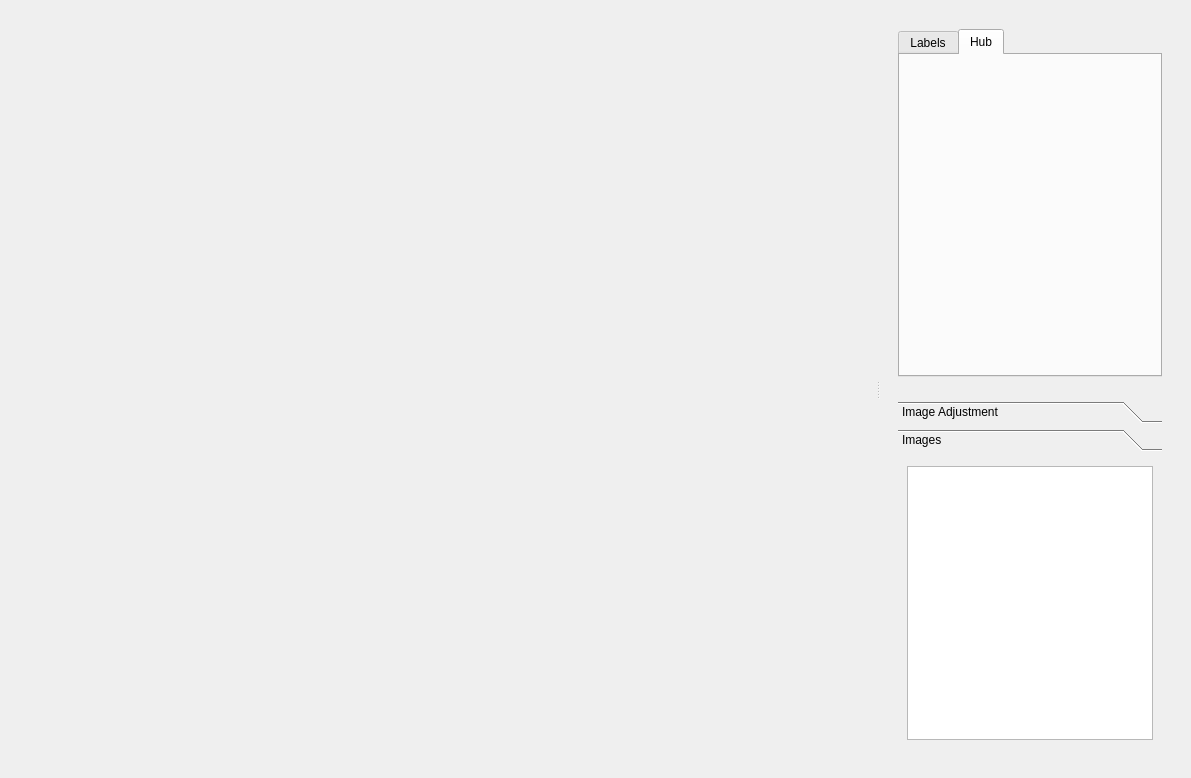
<?xml version="1.0" encoding="UTF-8"?>
<ui version="4.0">
    <class>Image_Viewer_Widget</class>
    <widget class="QWidget" name="Image_Viewer_Widget">
        <property name="geometry">
            <rect>
                <x>0</x>
                <y>0</y>
                <width>1191</width>
                <height>778</height>
            </rect>
        </property>
        <property name="windowTitle">
            <string>Form</string>
        </property>
        <layout class="QHBoxLayout" name="horizontalLayout">
            <item>
                <widget class="QSplitter" name="splitter">
                    <property name="sizePolicy">
                        <sizepolicy hsizetype="Preferred" vsizetype="Preferred">
                            <horstretch>4</horstretch>
                            <verstretch>0</verstretch>
                        </sizepolicy>
                    </property>
                    <property name="orientation">
                        <enum>Qt::Horizontal</enum>
                    </property>
                    <widget class="QFrame" name="frame_4">
                        <property name="sizePolicy">
                            <sizepolicy hsizetype="Preferred" vsizetype="Preferred">
                                <horstretch>8</horstretch>
                                <verstretch>0</verstretch>
                            </sizepolicy>
                        </property>
                        <property name="frameShape">
                            <enum>QFrame::NoFrame</enum>
                        </property>
                        <property name="frameShadow">
                            <enum>QFrame::Raised</enum>
                        </property>
                        <layout class="QHBoxLayout" name="horizontalLayout_3">
                            <property name="spacing">
                                <number>2</number>
                            </property>
                            <property name="leftMargin">
                                <number>2</number>
                            </property>
                            <property name="topMargin">
                                <number>2</number>
                            </property>
                            <property name="rightMargin">
                                <number>2</number>
                            </property>
                            <property name="bottomMargin">
                                <number>2</number>
                            </property>
                            <item>
                                <widget class="QFrame" name="frame_3">
                                    <property name="sizePolicy">
                                        <sizepolicy hsizetype="Fixed" vsizetype="Preferred">
                                            <horstretch>0</horstretch>
                                            <verstretch>0</verstretch>
                                        </sizepolicy>
                                    </property>
                                    <property name="minimumSize">
                                        <size>
                                            <width>50</width>
                                            <height>20</height>
                                        </size>
                                    </property>
                                    <property name="maximumSize">
                                        <size>
                                            <width>16777215</width>
                                            <height>16777215</height>
                                        </size>
                                    </property>
                                    <property name="frameShape">
                                        <enum>QFrame::NoFrame</enum>
                                    </property>
                                    <property name="frameShadow">
                                        <enum>QFrame::Raised</enum>
                                    </property>
                                    <layout class="QHBoxLayout" name="horizontalLayout_2">
                                        <property name="spacing">
                                            <number>10</number>
                                        </property>
                                        <property name="leftMargin">
                                            <number>0</number>
                                        </property>
                                        <property name="topMargin">
                                            <number>0</number>
                                        </property>
                                        <property name="rightMargin">
                                            <number>0</number>
                                        </property>
                                        <property name="bottomMargin">
                                            <number>0</number>
                                        </property>
                                        <item>
                                            <layout class="QVBoxLayout" name="actions_layout"/>
                                        </item>
                                    </layout>
                                </widget>
                            </item>
                            <item>
                                <widget class="QFrame" name="frame">
                                    <property name="sizePolicy">
                                        <sizepolicy hsizetype="Preferred" vsizetype="Preferred">
                                            <horstretch>2</horstretch>
                                            <verstretch>0</verstretch>
                                        </sizepolicy>
                                    </property>
                                    <property name="minimumSize">
                                        <size>
                                            <width>800</width>
                                            <height>0</height>
                                        </size>
                                    </property>
                                    <property name="frameShape">
                                        <enum>QFrame::NoFrame</enum>
                                    </property>
                                    <property name="frameShadow">
                                        <enum>QFrame::Raised</enum>
                                    </property>
                                    <layout class="QVBoxLayout" name="verticalLayout_3">
                                        <property name="spacing">
                                            <number>0</number>
                                        </property>
                                        <property name="leftMargin">
                                            <number>0</number>
                                        </property>
                                        <property name="topMargin">
                                            <number>0</number>
                                        </property>
                                        <property name="rightMargin">
                                            <number>0</number>
                                        </property>
                                        <property name="bottomMargin">
                                            <number>0</number>
                                        </property>
                                        <item>
                                            <layout class="QGridLayout" name="center_layout"/>
                                        </item>
                                    </layout>
                                </widget>
                            </item>
                        </layout>
                    </widget>
                    <widget class="QFrame" name="frame_2">
                        <property name="sizePolicy">
                            <sizepolicy hsizetype="Preferred" vsizetype="Preferred">
                                <horstretch>1</horstretch>
                                <verstretch>0</verstretch>
                            </sizepolicy>
                        </property>
                        <property name="minimumSize">
                            <size>
                                <width>300</width>
                                <height>0</height>
                            </size>
                        </property>
                        <property name="frameShape">
                            <enum>QFrame::NoFrame</enum>
                        </property>
                        <property name="frameShadow">
                            <enum>QFrame::Raised</enum>
                        </property>
                        <layout class="QVBoxLayout" name="verticalLayout_2">
                            <item>
                                <widget class="QFrame" name="frame_5">
                                    <property name="sizePolicy">
                                        <sizepolicy hsizetype="Preferred" vsizetype="Preferred">
                                            <horstretch>0</horstretch>
                                            <verstretch>1</verstretch>
                                        </sizepolicy>
                                    </property>
                                    <property name="frameShape">
                                        <enum>QFrame::NoFrame</enum>
                                    </property>
                                    <property name="frameShadow">
                                        <enum>QFrame::Raised</enum>
                                    </property>
                                    <layout class="QVBoxLayout" name="verticalLayout_4">
                                        <item>
                                            <widget class="QTabWidget" name="tabWidget">
                                                <property name="currentIndex">
                                                    <number>1</number>
                                                </property>
                                                <widget class="QWidget" name="tab_3">
                                                    <attribute name="title">
                                                        <string>Labels</string>
                                                    </attribute>
                                                    <layout class="QVBoxLayout" name="verticalLayout_10">
                                                        <item>
                                                            <layout class="QVBoxLayout" name="tree_view_labels_layout"/>
                                                        </item>
                                                    </layout>
                                                </widget>
                                                <widget class="QWidget" name="tab_4">
                                                    <attribute name="title">
                                                        <string>Hub</string>
                                                    </attribute>
                                                    <layout class="QVBoxLayout" name="verticalLayout_7" stretch="0">
                                                        <property name="spacing">
                                                            <number>5</number>
                                                        </property>
                                                        <property name="leftMargin">
                                                            <number>5</number>
                                                        </property>
                                                        <property name="topMargin">
                                                            <number>5</number>
                                                        </property>
                                                        <property name="rightMargin">
                                                            <number>5</number>
                                                        </property>
                                                        <property name="bottomMargin">
                                                            <number>5</number>
                                                        </property>
                                                        <item>
                                                            <layout class="QVBoxLayout" name="tree_view_models_layout"/>
                                                        </item>
                                                    </layout>
                                                </widget>
                                            </widget>
                                        </item>
                                    </layout>
                                </widget>
                            </item>
                            <item>
                                <widget class="QFrame" name="frame_6">
                                    <property name="sizePolicy">
                                        <sizepolicy hsizetype="Preferred" vsizetype="Preferred">
                                            <horstretch>0</horstretch>
                                            <verstretch>1</verstretch>
                                        </sizepolicy>
                                    </property>
                                    <property name="frameShape">
                                        <enum>QFrame::NoFrame</enum>
                                    </property>
                                    <property name="frameShadow">
                                        <enum>QFrame::Raised</enum>
                                    </property>
                                    <layout class="QVBoxLayout" name="verticalLayout_5">
                                        <item>
                                            <widget class="QToolBox" name="toolBox">
                                                <property name="currentIndex">
                                                    <number>1</number>
                                                </property>
                                                <widget class="QWidget" name="img_adjust_page">
                                                    <property name="geometry">
                                                        <rect>
                                                            <x>0</x>
                                                            <y>0</y>
                                                            <width>276</width>
                                                            <height>296</height>
                                                        </rect>
                                                    </property>
                                                    <attribute name="label">
                                                        <string>Image Adjustment</string>
                                                    </attribute>
                                                </widget>
                                                <widget class="QWidget" name="page_4">
                                                    <property name="geometry">
                                                        <rect>
                                                            <x>0</x>
                                                            <y>0</y>
                                                            <width>276</width>
                                                            <height>296</height>
                                                        </rect>
                                                    </property>
                                                    <attribute name="label">
                                                        <string>Images</string>
                                                    </attribute>
                                                    <layout class="QVBoxLayout" name="verticalLayout_6">
                                                        <item>
                                                            <widget class="QListWidget" name="images_list_widget"/>
                                                        </item>
                                                    </layout>
                                                </widget>
                                            </widget>
                                        </item>
                                    </layout>
                                </widget>
                            </item>
                        </layout>
                    </widget>
                </widget>
            </item>
        </layout>
    </widget>
    <resources/>
    <connections/>
</ui>
